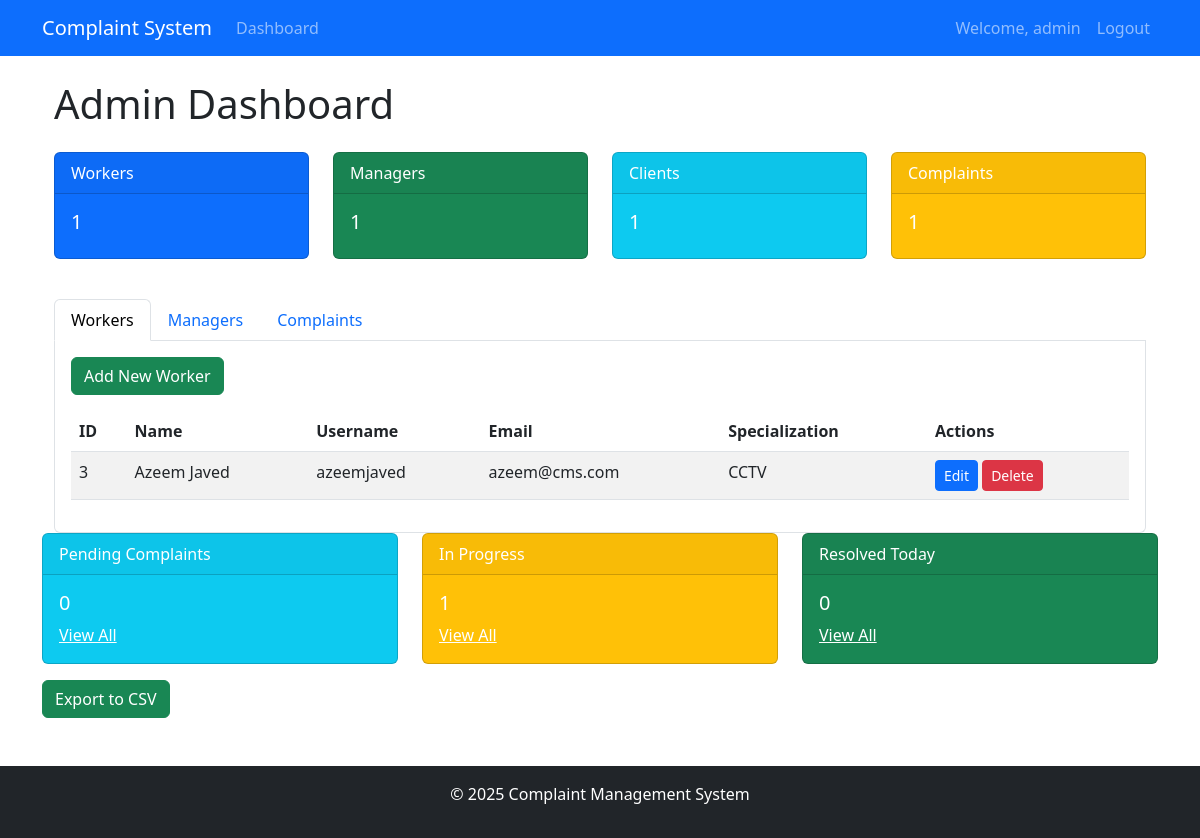
Page /admin/dashboard.php (signed in) on the committed database.
### tables this page shows
CREATE TABLE `users` (
  `id` int(11) NOT NULL,
  `username` varchar(50) NOT NULL,
  `email` varchar(100) NOT NULL,
  `password` varchar(255) NOT NULL,
  `role` enum('admin','manager','worker','client') NOT NULL,
  `full_name` varchar(100) DEFAULT NULL,
  `phone` varchar(20) DEFAULT NULL,
  `address` text DEFAULT NULL,
  `specialization` varchar(100) DEFAULT NULL,
  `created_at` timestamp NOT NULL DEFAULT current_timestamp()
);

### admin/dashboard.php (the view, shortened to what this page needs)
<?php
require '../includes/config.php';
$workers = $pdo->query("SELECT * FROM users WHERE role = 'worker'")->fetchAll();
$managers = $pdo->query("SELECT * FROM users WHERE role = 'manager'")->fetchAll();
$clients = $pdo->query("SELECT * FROM users WHERE role = 'client'")->fetchAll();
$complaints = $pdo->query("SELECT c.*, u.full_name as client_name
                          FROM complaints c
                          JOIN users u ON c.client_id = u.id")->fetchAll();
?>
<?php include '../includes/header.php'; ?>
<div class="container">
    <h1 class="my-4">Admin Dashboard</h1>
    <div class="row">
        <div class="col-md-3">
            <div class="card text-white bg-primary mb-3">
                <div class="card-header">Workers</div>
                <div class="card-body">
                    <h5 class="card-title"><?php echo count($workers); ?></h5>
                </div>
            </div>
        </div>
        <div class="col-md-3">
            <div class="card text-white bg-success mb-3">
                <div class="card-header">Managers</div>
                <div class="card-body">
                    <h5 class="card-title"><?php echo count($managers); ?></h5>
                </div>
            </div>
        </div>
        <div class="col-md-3">
            <div class="card text-white bg-info mb-3">
                <div class="card-header">Clients</div>
                <div class="card-body">
                    <h5 class="card-title"><?php echo count($clients); ?></h5>
                </div>
            </div>
        </div>
        <div class="col-md-3">
            <div class="card text-white bg-warning mb-3">
                <div class="card-header">Complaints</div>
                <div class="card-body">
                    <h5 class="card-title"><?php echo count($complaints); ?></h5>
                </div>
            </div>
        </div>
    </div>
    <div class="row mt-4">
        <div class="col-md-12">
            <ul class="nav nav-tabs" id="adminTabs" role="tablist">
                <li class="nav-item" role="presentation">
                    <button class="nav-link active" id="workers-tab" data-bs-toggle="tab" data-bs-target="#workers" type="button">Workers</button>
                </li>
                <li class="nav-item" role="presentation">
                    <button class="nav-link" id="managers-tab" data-bs-toggle="tab" data-bs-target="#managers" type="button">Managers</button>
                </li>
                <li class="nav-item" role="presentation">
                    <button class="nav-link" id="complaints-tab" data-bs-toggle="tab" data-bs-target="#complaints" type="button">Complaints</button>
                </li>
            </ul>
            <div class="tab-content p-3 border border-top-0 rounded-bottom">
                <div class="tab-pane fade show active" id="workers" role="tabpanel">
                    <button class="btn btn-success mb-3" data-bs-toggle="modal" data-bs-target="#addWorkerModal">
                        Add New Worker
                    </button>
                    <table class="table table-striped">
                        <thead>
                            <tr>
                                <th>ID</th>
                                <th>Name</th>
                                <th>Username</th>
                                <th>Email</th>
                                <th>Specialization</th>
                                <th>Actions</th>
                            </tr>
                        </thead>
                        <tbody>
                            <?php foreach ($workers as $worker): ?>
                            <tr>
                                <td><?php echo $worker['id']; ?></td>
                                <td><?php echo htmlspecialchars($worker['full_name']); ?></td>
                                <td><?php echo htmlspecialchars($worker['username']); ?></td>
                                <td><?php echo htmlspecialchars($worker['email']); ?></td>
                                <td><?php echo htmlspecialchars($worker['specialization']); ?></td>
                                <td>
                                    <button class="btn btn-sm btn-primary edit-worker" data-id="<?php echo $worker['id']; ?>">Edit</button>
                                    <button class="btn btn-sm btn-danger delete-worker" data-id="<?php echo $worker['id']; ?>">Delete</button>
                                </td>
                            </tr>
                            <?php endforeach; ?>
                        </tbody>
                    </table>
                </div>
            </div>
        </div>
    </div>
</div>
<div class="row">
    <div class="col-md-4">
        <div class="card text-white bg-info mb-3">
            <div class="card-header">Pending Complaints</div>
            <div class="card-body">
                <h5 class="card-title">
                    <?= $pdo->query("SELECT COUNT(*) FROM complaints WHERE status = 'Pending'")->fetchColumn() ?>
                </h5>
                <a href="complaints.php?status=Pending" class="text-white">View All</a>
            </div>
        </div>
    </div>
    <div class="col-md-4">
        <div class="card text-white bg-warning mb-3">
            <div class="card-header">In Progress</div>
            <div class="card-body">
                <h5 class="card-title">
                    <?= $pdo->query("SELECT COUNT(*) FROM complaints WHERE status = 'In Progress'")->fetchColumn() ?>
                </h5>
                <a href="complaints.php?status=In+Progress" class="text-white">View All</a>
            </div>
        </div>
    </div>
    <div class="col-md-4">
        <div class="card text-white bg-success mb-3">
            <div class="card-header">Resolved Today</div>
            <div class="card-body">
                <h5 class="card-title">
                    <?= $pdo->query("SELECT COUNT(*) FROM complaints WHERE status = 'Resolved' AND DATE(created_at) = CURDATE()")->fetchColumn() ?>
                </h5>
                <a href="complaints.php?status=Resolved&date=today" class="text-white">View All</a>
            </div>
        </div>
    </div>
</div>
<a href="export_complaints.php" class="btn btn-success">Export to CSV</a>
<?php include '../includes/footer.php'; ?>

### rows in the picture
users: id "3", full_name "Azeem Javed", username "azeemjaved", email "azeem@cms.com", specialization "CCTV"

### other values in the picture
$_SESSION['username'] "admin"
count($workers) "1"
count($managers) "1"
count($clients) "1"
count($complaints) "1"
